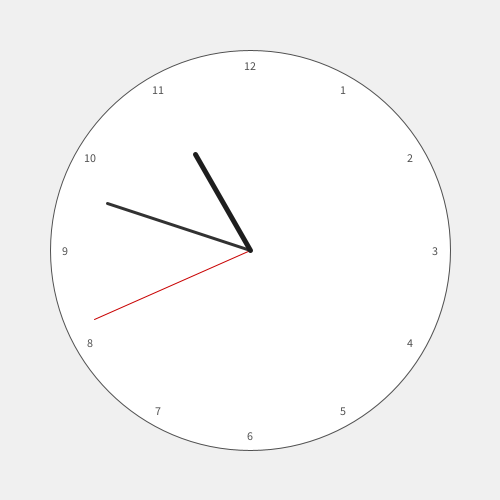
Frame 1 (no input)
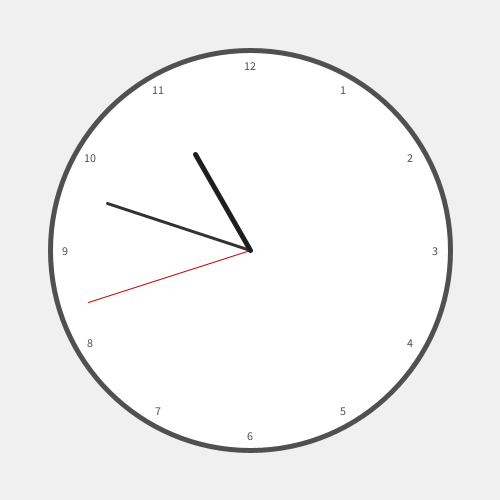
Frame 60 (the mouse pressed at the canvas centre just before this capture)
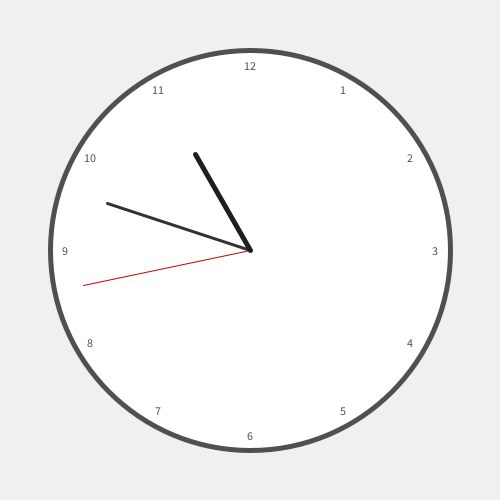
Frame 120 (the mouse held since frame 60 and released just before this capture)

The Processing sketch that drew these frames (run headless with seeded random() and noise(); from frame 60 on, the mouse is pressed at the canvas centre):

// Processing sketch: sketch_EE
// ── sketch_EE.pde
// Clock Sketch (shared utility from team)
float cx, cy, r;

void setup() {
  size(500, 500);
  cx = width / 2;
  cy = height / 2;
  r = 200;
}

void draw() {
  background(240);
  drawFace();
  drawHands();
}

void drawFace() {
  stroke(80);
  fill(255);
  ellipse(cx, cy, r*2, r*2);
  for (int i = 0; i < 12; i++) {
    float angle = TWO_PI / 12 * i - HALF_PI;
    float tx = cx + cos(angle) * (r - 15);
    float ty = cy + sin(angle) * (r - 15);
    fill(80);
    textAlign(CENTER, CENTER);
    text(i == 0 ? 12 : i, tx, ty);
  }
}

void drawHands() {
  int s = second();
  int m = minute();
  int h = hour() % 12;
  drawHand(TWO_PI / 60 * s - HALF_PI, r * 0.85, 1, color(200, 0, 0));
  drawHand(TWO_PI / 60 * m - HALF_PI, r * 0.75, 3, color(50));
  drawHand(TWO_PI / 12 * h - HALF_PI, r * 0.55, 5, color(30));
}

void drawHand(float angle, float len, int w, color c) {
  stroke(c);
  strokeWeight(w);
  line(cx, cy, cx + cos(angle)*len, cy + sin(angle)*len);
}
